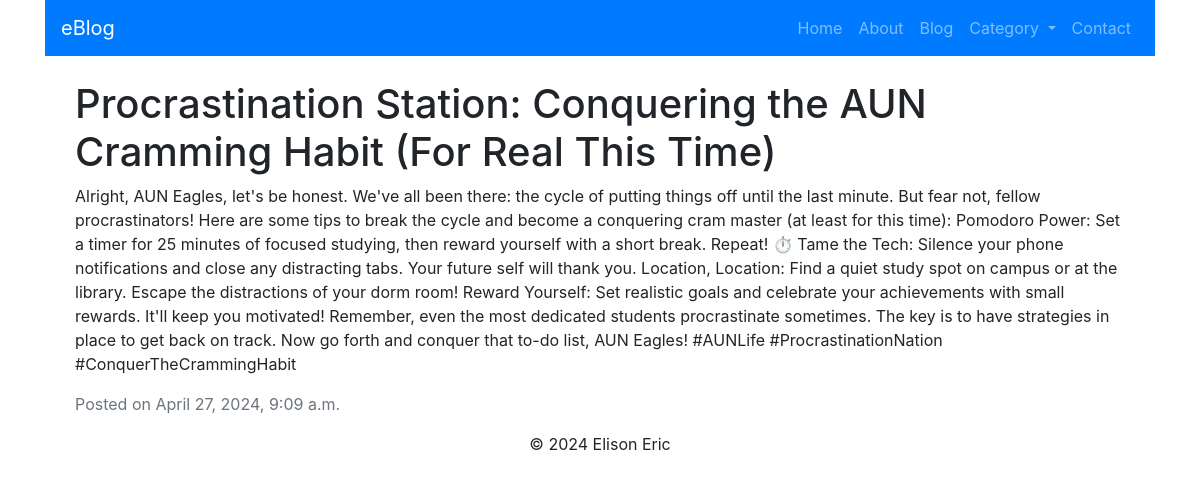
The app's page /post/2/ with its own data.
### blog/models.py (models this page shows, shortened)
class Post(models.Model):
    title = models.CharField(max_length=100)
    content = models.TextField()
    created_at = models.DateTimeField(auto_now_add=True)

### blog/views.py (the view)
# urls.py: path('post/<int:pk>/', views.post_detail, name='post_detail'),
def post_detail(request, pk):
    post = get_object_or_404(Post, pk=pk)
    return render(request, 'blog/post_detail.html', {'post': post})

### blog/templates/blog/post_detail.html
{% extends 'blog/base.html' %}
{% block content %}
  <div class="container mt-4">
    <h1>{{ post.title }}</h1>
    <p>{{ post.content }}</p>
    <p class="text-muted">Posted on {{ post.created_at }}</p>
  </div>
{% endblock %}

### records on screen
Post: title "Procrastination Station: Conquering the AUN Cramming Habit (For Real This Time)", content "Alright, AUN Eagles, let's be honest. We've all been there: the cycle of putting things off until the last minute. But fear not, fellow procrastinators! Here are some tips to break the cycle and become a conquering cram master (at least for this time): Pomodoro Power: Set a timer for 25 minutes of focused studying, then reward yourself with a short break. Repeat! ⏱️ Tame the Tech: Silence your phone notifications and close any distracting tabs. Your future self will thank you. Location, Location: Find a quiet study spot on campus or at the library. Escape the distractions of your dorm room! Reward Yourself: Set realistic goals and celebrate your achievements with small rewards. It'll keep…", created_at "April 27, 2024, 9:09 a.m."
